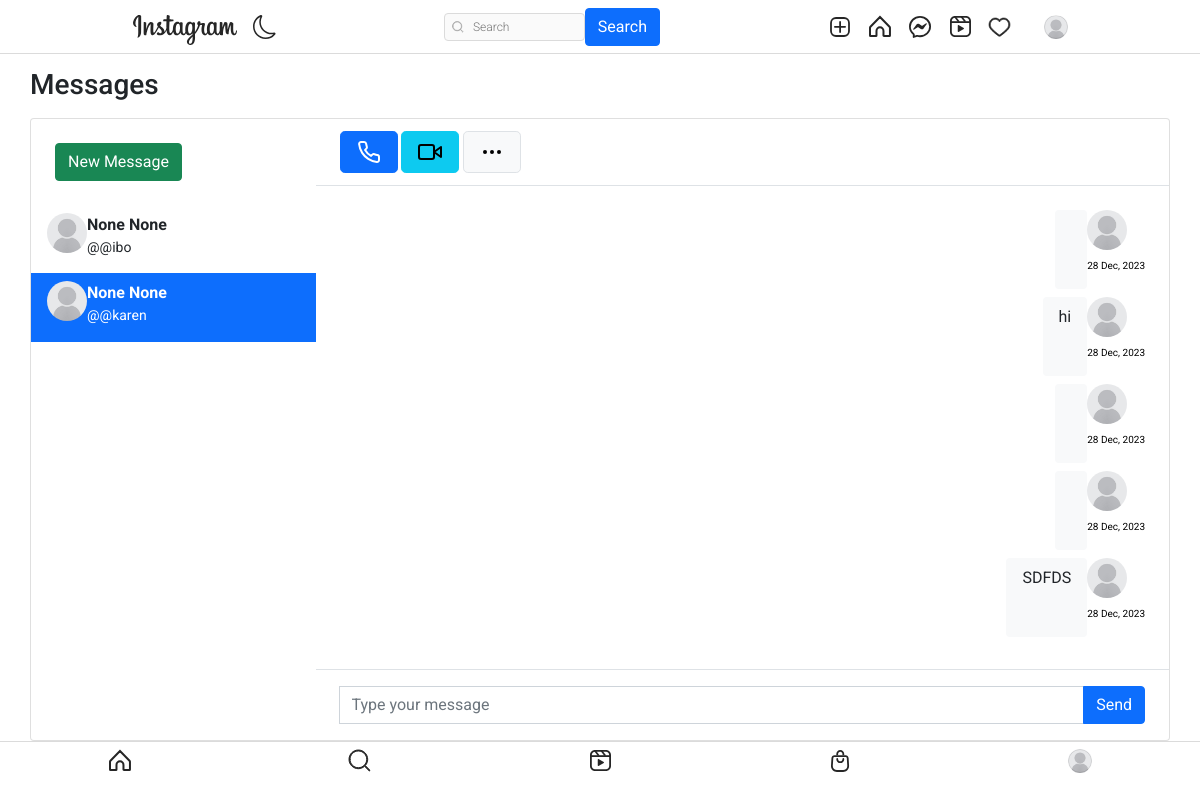
The app's page /message/direct/@karen (signed in) with its own data.
### authy/models.py (models this page shows, shortened)
class Profile(models.Model):
    user = models.OneToOneField(User, related_name='profile', on_delete=models.CASCADE)
    image = models.ImageField(upload_to="profile_pciture", null=True, default="default.jpg")
    first_name = models.CharField(max_length=200, null=True, blank=True)
    last_name = models.CharField(max_length=200, null=True, blank=True)
    bio = models.CharField(max_length=200, null=True, blank=True)
    location = models.CharField(max_length=200, null=True, blank=True)
    url = models.URLField(max_length=200, null=True, blank=True)
    favourite = models.ManyToManyField(Post, blank=True)

### directs/models.py (models this page shows, shortened)
class Message(models.Model):
    user = models.ForeignKey(User, on_delete=models.CASCADE, related_name="user")
    sender = models.ForeignKey(User, on_delete=models.CASCADE, related_name="from_user")
    reciepient = models.ForeignKey(User, on_delete=models.CASCADE, related_name="to_user")
    body = models.TextField(null=True)
    date = models.DateTimeField(auto_now_add=True)
    is_read = models.BooleanField(default=False)
    def get_message(user):
        users = []
        messages = Message.objects.filter(user=user).values('reciepient').annotate(last=Max('date')).order_by('-last')
        for message in messages:
            users.append({
                'user': User.objects.get(pk=message['reciepient']),
                'last': message['last'],
                'unread': Message.objects.filter(user=user, reciepient__pk=message['reciepient'], is_read=False).count()
            })
        return users

### directs/views.py (the view)
# urls.py: path('direct/<username>', Directs, name="directs"),
@login_required
def Directs(request, username):
    user  = request.user
    messages = Message.get_message(user=user)
    active_direct = username
    directs = Message.objects.filter(user=user, reciepient__username=username)
    directs.update(is_read=True)
    for message in messages:
            if message['user'].username == username:
                message['unread'] = 0
    context = {
        'directs': directs,
        'messages': messages,
        'active_direct': active_direct,
    }
    return render(request, 'directs/direct.html', context)

### templates/directs/direct.html (shortened to what this page needs)
{% extends 'base.html' %}
{% load static %}
{% block content %}
<head>
	<link href="https://cdn.jsdelivr.net/npm/bootstrap@5.1.3/dist/css/bootstrap.min.css" rel="stylesheet">
</head>
<br><br>
<main class="conetent">
    <div class="container p-0">
		<h1 class="h3 mb-3">Messages</h1>
		<div class="card">
			<div class="row g-0">
				<div class="col-12 col-lg-12 col-xl-3 border-right chat-messages" >
					<div class="px-4 d-none d-md-block">
						<div class="d-flex align-items-center">
							<div class="flex-grow-1">
								<a href="{% url 'search-users' %}" class="btn btn-success mt-4 mb-4">New Message</a>
							</div>
						</div>
					</div>
					{% for message in messages %}
					<a href="{% url 'directs' message.user.username %}" class="list-group-item list-group-item-action border-0 {% if active_direct == message.user.username %}active{% endif %}">
						<div class="d-flex align-items-start pb-2">
								<img src="{{ message.user.profile.image.url }}" class="rounded-circle mr-1" alt="img" width="40" height="40">
							<div class="flex-grow-1 ml-6">
								<b>{{message.user.profile.first_name}} {{message.user.profile.last_name}}</b>
								<div class="small"> @{{message.user.username}}</div>
							</div>
						</div>
					</a>
					{% endfor %}
				</div>
				<div class="col-12 col-lg-7 col-xl-9">
					<div class="py-2 px-4 border-bottom d-none d-lg-block">
						<div class="d-flex align-items-center py-1">
							<div>
								<button class="btn btn-primary btn-lg mr-1 px-3"></button>
								<button class="btn btn-info btn-lg mr-1 px-3 d-none d-md-inline-block"></button>
								<button class="btn btn-light border btn-lg px-3"></button>
							</div>
						</div>
					</div>
					<div class="position-relative">
						<div class="chat-messages p-4">
									{% for direct in directs %}
										{% if direct.sender == request.user %}
											<div class="chat-message-right pb-2">
												<div>
													<a href=""><img src="{{ direct.sender.profile.image.url }}" class="rounded-circle mr-1" alt="img" width="40" height="40"></a>
													<div class="text-muted small text-nowrap mt-2" style="font-size:10px; color: rgba(180, 180, 180, 0);"><p style="font-size:10px; color: black;">{{direct.date|date:"d M, Y"}}</p></div>
												</div>
												<div class="flex-shrink-1 bg-light rounded py-2 px-3 ml-3">
													{{direct.body}}
												</div>
											</div>
										{% endif %}
									{% endfor %}
						</div>
					</div>
						<div class="flex-grow-0 py-3 px-4 border-top">
							<form method="POST" action="{% url 'send-directs' %}">
								<div class="input-group">
									<input name="body" type="text" class="form-control" placeholder="Type your message">
									<button class="btn btn-primary" type="submit">Send</button>
								</div>
							</form>
						</div>
				</div>
			</div>
		</div>
	</div>
</main>
</html>
{% endblock content %}

### templates/base.html (shortened to what this page needs)
{% load static %}
<!DOCTYPE html>
<html lang="en">
<head>
    <link rel="stylesheet" href="https://cdn.jsdelivr.net/npm/bootstrap-icons@1.8.1/font/bootstrap-icons.css">
    <link href="https://cdn.jsdelivr.net/npm/bootstrap@5.1.3/dist/css/bootstrap.min.css" rel="stylesheet">
    <link rel="stylesheet" type="text/css" href="{% static 'assets1/style.css' %}">
</head>
<body>
    <header class="header">
        <nav class="header__content">
            <div class="header__buttons">
                <a href="{% url 'index' %}" class="header__home">
                </a>
                <button class="header__theme-button" title="Toggle Theme">
                </button>
            </div>
            <form action="{% url 'search-users' %}" method="GET">
                <div class="header__search">
                    <input type="text" placeholder="Search" name="q" value="{{ request.GET.q }}">
                    <button class="btn btn-primary" type="submit">Search</button>
                </div>
            </form>
            <div class="header__buttons header__buttons--desktop">
                <a href="{% url 'newpost' %}">
                </a>
                <a href="{% url 'index' %}">
                </a>
                <a href="{% url 'message' %}">
                </a>
                <a href="#">
                </a>
                <span>
                    <a href="{% url 'show-notification' %}">
                    </a>
                </span>
                <a href="">
                    <button class="profile-button">
                        <a href="{% url 'profile' request.user %}">
                            <div class="profile-button__picture">
                                <img src="{{request.user.profile.image.url}}" alt="User Picture">
                            </div>
                        </a>
                    </button>
                </a>
            </div>
        </nav>
    </header>
    {% block content %}
    {% endblock content %}
    <nav class="navbar">
        <a href="#" class="navbar__button">
        </a>
        <a href="{% url 'search-users'  %}" class="navbar__button">
        </a>
        <a href="#" class="navbar__button">
        </a>
        <a href="#" class="navbar__button">
        </a>
        <a href="{% url 'profile' request.user %}" class="navbar__button profile-button">
            <div class="profile-button__picture">
                <img src="{{request.user.profile.image.url}}" alt="User Picture">
            </div>
        </a>
    </nav>
</body>
</html>

### static/assets1/style.css (style rules this page uses)
*, *::after, *::before { box-sizing: border-box; margin: 0; padding: 0; }
*, button, input, select, textarea { font-family: 'Roboto', sans-serif; }
:root { --primary: hsl(0, 0%, 100%); --secondary: hsl(0, 0%, 98%); --border: hsl(0, 0%, 86%); --story-border: hsl(0, 0%, 78%); --img-border: hsla(0, 0%, 0%, 0.1); --text-dark: hsl(0, 0%, 15%); --text-light: hsl(0, 0%, 60%); --like: hsl(355, 82%, 61%); --link: hsl(204, 100%, 48%); --header-height: 44px; --nav-height: 44px; }
body { min-height: 100vh; display: flex; flex-direction: column; overflow-y: auto; }
svg { display: block; }
img { max-width: 100%; }
.header { width: 100%; height: var(--header-height); background-color: var(--primary); display: flex; justify-content: center; position: fixed; top: 0; left: 0; z-index: 2; }
.header::after { content: ''; position: absolute; bottom: 0; width: 100%; height: 1px; background-color: var(--border); }
.header__content { width: 100%; max-width: 975px; padding: 0 14px; display: flex; justify-content: space-between; align-items: center; }
.header__home { margin-top: 5px; }
.header__theme-button { background-color: transparent; border: none; cursor: pointer; }
.header__theme-button-moon { display: unset; }
.header__search { width: 216px; height: 28px; display: none; align-items: center; position: relative; }
.header__search svg { width: 12px; height: 12px; position: absolute; left: 8px; }
.header__search input { width: 100%; height: 100%; background-color: var(--secondary); padding: 4px 10px 4px 28px; border: 1px solid var(--border); border-radius: 4px; outline: none; font-size: 12px; font-weight: 300; text-decoration: none; color: var(--text-light); text-overflow: ellipsis; overflow: hidden; white-space: nowrap; }
.header__buttons { display: flex; align-items: center; gap: 16px; }
.navbar { width: 100%; height: var(--nav-height); background-color: var(--primary); display: flex; position: fixed; bottom: 0; left: 0; z-index: 2; }
.navbar::after { content: ''; position: absolute; top: 0; width: 100%; height: 1px; background-color: var(--border); }
.navbar__button { flex: 1 0 auto; display: flex; justify-content: center; align-items: center; }
.profile-button { background-color: transparent; border: none; outline: none; cursor: pointer; position: relative; }
.profile-button__picture { width: 24px; height: 24px; border-radius: 50%; overflow: hidden; position: relative; }
.profile-button__picture::after { content: ''; position: absolute; top: 0; bottom: 0; left: 0; right: 0; border: 1px solid var(--img-border); border-radius: 50%; }
@media (min-width: 768px) { :root { --header-height: 54px; --nav-height: 0px; } }
@media (min-width: 768px) { .header__content { padding: 0 20px; } }
@media (min-width: 768px) { .header__search { display: flex; } }
@media (min-width: 768px) { .navbar { display: none; } }

### templates/directs/direct.html (style rules this page uses)
body { margin-top:20px; }
.chat-messages { display: flex; flex-direction: column; max-height: 800px; overflow-y: scroll }
.chat-message-left, .chat-message-right { display: flex; flex-shrink: 0 }
.chat-message-right { flex-direction: row-reverse; margin-left: auto }
.py-3 { padding-top: 1rem!important; padding-bottom: 1rem!important; }
.px-4 { padding-right: 1.5rem!important; padding-left: 1.5rem!important; }
.flex-grow-0 { flex-grow: 0!important; }
.border-top { border-top: 1px solid #dee2e6!important; }

### records on screen
Message: sender.profile.image (placeholder picture), date "28 Dec, 2023"
Message: sender.profile.image (placeholder picture), date "28 Dec, 2023", body "hi"
Message: sender.profile.image (placeholder picture), date "28 Dec, 2023"
Message: sender.profile.image (placeholder picture), date "28 Dec, 2023"
Message: sender.profile.image (placeholder picture), date "28 Dec, 2023", body "SDFDS"

### other values on screen
{{ message.user.profile.first_name }} "None"
{{ message.user.profile.last_name }} "None"
{{ message.user.username }} "@ibo"
{{ message.user.username }} "@karen"
